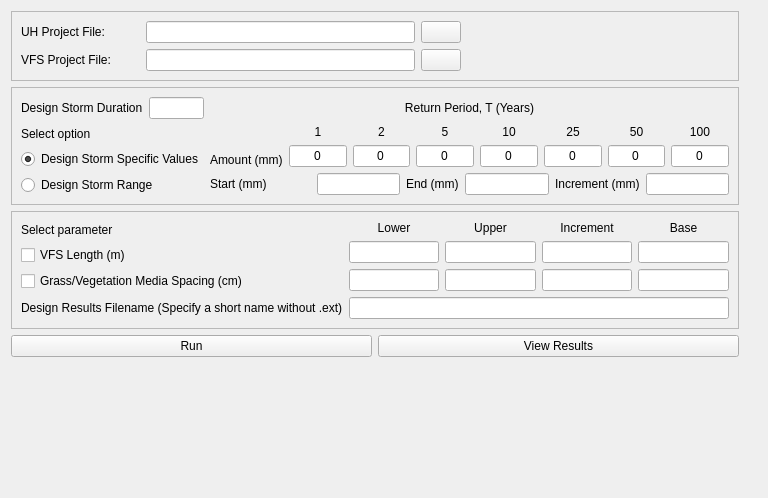
          <widget class="QWidget" name="scrollAreaWidgetContents_6">
           <property name="geometry">
            <rect>
             <x>0</x>
             <y>0</y>
             <width>768</width>
             <height>498</height>
            </rect>
           </property>
           <layout class="QGridLayout" name="gridLayout_29">
            <item row="4" column="0">
             <spacer name="verticalSpacer_7">
              <property name="orientation">
               <enum>Qt::Vertical</enum>
              </property>
              <property name="sizeHint" stdset="0">
               <size>
                <width>20</width>
                <height>40</height>
               </size>
              </property>
             </spacer>
            </item>
            <item row="0" column="0">
             <widget class="QFrame" name="frame_13">
              <property name="maximumSize">
               <size>
                <width>750</width>
                <height>16777215</height>
               </size>
              </property>
              <property name="frameShape">
               <enum>QFrame::StyledPanel</enum>
              </property>
              <property name="frameShadow">
               <enum>QFrame::Raised</enum>
              </property>
              <layout class="QGridLayout" name="gridLayout_18">
               <item row="0" column="0">
                <layout class="QHBoxLayout" name="horizontalLayout_40">
                 <item>
                  <widget class="QLabel" name="label_51">
                   <property name="minimumSize">
                    <size>
                     <width>119</width>
                     <height>0</height>
                    </size>
                   </property>
                   <property name="text">
                    <string>UH Project File:</string>
                   </property>
                  </widget>
                 </item>
                 <item>
                  <widget class="QLineEdit" name="design_uh_file">
                   <property name="maximumSize">
                    <size>
                     <width>315</width>
                     <height>16777215</height>
                    </size>
                   </property>
                   <property name="alignment">
                    <set>Qt::AlignCenter</set>
                   </property>
                  </widget>
                 </item>
                 <item>
                  <widget class="QPushButton" name="browse_design_uh">
                   <property name="maximumSize">
                    <size>
                     <width>16777215</width>
                     <height>16777215</height>
                    </size>
                   </property>
                   <property name="text">
                    <string/>
                   </property>
                   <property name="icon">
                    <iconset>
                     <normaloff>:/icons/images/search.svg</normaloff>:/icons/images/search.svg</iconset>
                   </property>
                  </widget>
                 </item>
                 <item>
                  <spacer name="horizontalSpacer_9">
                   <property name="orientation">
                    <enum>Qt::Horizontal</enum>
                   </property>
                   <property name="sizeHint" stdset="0">
                    <size>
                     <width>40</width>
                     <height>20</height>
                    </size>
                   </property>
                  </spacer>
                 </item>
                </layout>
               </item>
               <item row="1" column="0">
                <layout class="QHBoxLayout" name="horizontalLayout_41">
                 <item>
                  <widget class="QLabel" name="label_53">
                   <property name="minimumSize">
                    <size>
                     <width>119</width>
                     <height>0</height>
                    </size>
                   </property>
                   <property name="text">
                    <string>VFS Project File:</string>
                   </property>
                  </widget>
                 </item>
                 <item>
                  <widget class="QLineEdit" name="design_vfs_file">
                   <property name="maximumSize">
                    <size>
                     <width>315</width>
                     <height>16777215</height>
                    </size>
                   </property>
                   <property name="alignment">
                    <set>Qt::AlignCenter</set>
                   </property>
                  </widget>
                 </item>
                 <item>
                  <widget class="QPushButton" name="browse_design_vfs">
                   <property name="text">
                    <string/>
                   </property>
                   <property name="icon">
                    <iconset>
                     <normaloff>:/icons/images/search.svg</normaloff>:/icons/images/search.svg</iconset>
                   </property>
                  </widget>
                 </item>
                 <item>
                  <spacer name="horizontalSpacer_10">
                   <property name="orientation">
                    <enum>Qt::Horizontal</enum>
                   </property>
                   <property name="sizeHint" stdset="0">
                    <size>
                     <width>40</width>
                     <height>20</height>
                    </size>
                   </property>
                  </spacer>
                 </item>
                </layout>
               </item>
              </layout>
             </widget>
            </item>
            <item row="1" column="0">
             <widget class="QFrame" name="frame_14">
              <property name="maximumSize">
               <size>
                <width>750</width>
                <height>16777215</height>
               </size>
              </property>
              <property name="frameShape">
               <enum>QFrame::StyledPanel</enum>
              </property>
              <property name="frameShadow">
               <enum>QFrame::Raised</enum>
              </property>
              <layout class="QGridLayout" name="gridLayout_19">
               <item row="3" column="1">
                <layout class="QHBoxLayout" name="horizontalLayout_44">
                 <item>
                  <layout class="QHBoxLayout" name="horizontalLayout_45">
                   <item>
                    <widget class="QLabel" name="label_60">
                     <property name="minimumSize">
                      <size>
                       <width>101</width>
                       <height>0</height>
                      </size>
                     </property>
                     <property name="text">
                      <string>Start (mm)</string>
                     </property>
                    </widget>
                   </item>
                   <item>
                    <widget class="QLineEdit" name="start">
                     <property name="alignment">
                      <set>Qt::AlignCenter</set>
                     </property>
                    </widget>
                   </item>
                  </layout>
                 </item>
                 <item>
                  <layout class="QHBoxLayout" name="horizontalLayout_46">
                   <item>
                    <widget class="QLabel" name="label_61">
                     <property name="text">
                      <string>End (mm)</string>
                     </property>
                    </widget>
                   </item>
                   <item>
                    <widget class="QLineEdit" name="end">
                     <property name="alignment">
                      <set>Qt::AlignCenter</set>
                     </property>
                    </widget>
                   </item>
                  </layout>
                 </item>
                 <item>
                  <layout class="QHBoxLayout" name="horizontalLayout_47">
                   <item>
                    <widget class="QLabel" name="label_62">
                     <property name="text">
                      <string>Increment (mm)</string>
                     </property>
                    </widget>
                   </item>
                   <item>
                    <widget class="QLineEdit" name="increment">
                     <property name="alignment">
                      <set>Qt::AlignCenter</set>
                     </property>
                    </widget>
                   </item>
                  </layout>
                 </item>
                </layout>
               </item>
               <item row="1" column="0">
                <layout class="QHBoxLayout" name="horizontalLayout_38">
                 <item>
                  <widget class="QLabel" name="label_43">
                   <property name="text">
                    <string>Design Storm Duration</string>
                   </property>
                  </widget>
                 </item>
                 <item>
                  <widget class="QLineEdit" name="design_storm_duration">
                   <property name="minimumSize">
                    <size>
                     <width>50</width>
                     <height>0</height>
                    </size>
                   </property>
                   <property name="alignment">
                    <set>Qt::AlignCenter</set>
                   </property>
                  </widget>
                 </item>
                </layout>
               </item>
               <item row="2" column="1">
                <layout class="QHBoxLayout" name="horizontalLayout_39">
                 <item>
                  <widget class="QLabel" name="label_52">
                   <property name="text">
                    <string>Amount (mm)</string>
                   </property>
                   <property name="alignment">
                    <set>Qt::AlignBottom|Qt::AlignLeading|Qt::AlignLeft</set>
                   </property>
                  </widget>
                 </item>
                 <item>
                  <layout class="QVBoxLayout" name="verticalLayout">
                   <item>
                    <widget class="QLabel" name="label_44">
                     <property name="text">
                      <string>1</string>
                     </property>
                     <property name="alignment">
                      <set>Qt::AlignCenter</set>
                     </property>
                    </widget>
                   </item>
                   <item>
                    <widget class="QLineEdit" name="lineEdit_4">
                     <property name="text">
                      <string>0</string>
                     </property>
                     <property name="alignment">
                      <set>Qt::AlignCenter</set>
                     </property>
                    </widget>
                   </item>
                  </layout>
                 </item>
                 <item>
                  <layout class="QVBoxLayout" name="verticalLayout_2">
                   <item>
                    <widget class="QLabel" name="label_45">
                     <property name="text">
                      <string>2</string>
                     </property>
                     <property name="alignment">
                      <set>Qt::AlignCenter</set>
                     </property>
                    </widget>
                   </item>
                   <item>
                    <widget class="QLineEdit" name="lineEdit_5">
                     <property name="text">
                      <string>0</string>
                     </property>
                     <property name="alignment">
                      <set>Qt::AlignCenter</set>
                     </property>
                    </widget>
                   </item>
                  </layout>
                 </item>
                 <item>
                  <layout class="QVBoxLayout" name="verticalLayout_3">
                   <item>
                    <widget class="QLabel" name="label_46">
                     <property name="text">
                      <string>5</string>
                     </property>
                     <property name="alignment">
                      <set>Qt::AlignCenter</set>
                     </property>
                    </widget>
                   </item>
                   <item>
                    <widget class="QLineEdit" name="lineEdit_6">
                     <property name="text">
                      <string>0</string>
                     </property>
                     <property name="alignment">
                      <set>Qt::AlignCenter</set>
                     </property>
                    </widget>
                   </item>
                  </layout>
                 </item>
                 <item>
                  <layout class="QVBoxLayout" name="verticalLayout_4">
                   <item>
                    <widget class="QLabel" name="label_47">
                     <property name="text">
                      <string>10</string>
                     </property>
                     <property name="alignment">
                      <set>Qt::AlignCenter</set>
                     </property>
                    </widget>
                   </item>
                   <item>
                    <widget class="QLineEdit" name="lineEdit_7">
                     <property name="text">
                      <string>0</string>
                     </property>
                     <property name="alignment">
                      <set>Qt::AlignCenter</set>
                     </property>
                    </widget>
                   </item>
                  </layout>
                 </item>
                 <item>
                  <layout class="QVBoxLayout" name="verticalLayout_5">
                   <item>
                    <widget class="QLabel" name="label_48">
                     <property name="text">
                      <string>25</string>
                     </property>
                     <property name="alignment">
                      <set>Qt::AlignCenter</set>
                     </property>
                    </widget>
                   </item>
                   <item>
                    <widget class="QLineEdit" name="lineEdit_8">
                     <property name="text">
                      <string>0</string>
                     </property>
                     <property name="alignment">
                      <set>Qt::AlignCenter</set>
                     </property>
                    </widget>
                   </item>
                  </layout>
                 </item>
                 <item>
                  <layout class="QVBoxLayout" name="verticalLayout_6">
                   <item>
                    <widget class="QLabel" name="label_49">
                     <property name="text">
                      <string>50</string>
                     </property>
                     <property name="alignment">
                      <set>Qt::AlignCenter</set>
                     </property>
                    </widget>
                   </item>
                   <item>
                    <widget class="QLineEdit" name="lineEdit_9">
                     <property name="text">
                      <string>0</string>
                     </property>
                     <property name="alignment">
                      <set>Qt::AlignCenter</set>
                     </property>
                    </widget>
                   </item>
                  </layout>
                 </item>
                 <item>
                  <layout class="QVBoxLayout" name="verticalLayout_7">
                   <item>
                    <widget class="QLabel" name="label_50">
                     <property name="text">
                      <string>100</string>
                     </property>
                     <property name="alignment">
                      <set>Qt::AlignCenter</set>
                     </property>
                    </widget>
                   </item>
                   <item>
                    <widget class="QLineEdit" name="lineEdit_10">
                     <property name="text">
                      <string>0</string>
                     </property>
                     <property name="alignment">
                      <set>Qt::AlignCenter</set>
                     </property>
                    </widget>
                   </item>
                  </layout>
                 </item>
                </layout>
               </item>
               <item row="1" column="1">
                <widget class="QLabel" name="label_58">
                 <property name="text">
                  <string>Return Period, T (Years)</string>
                 </property>
                 <property name="alignment">
                  <set>Qt::AlignCenter</set>
                 </property>
                </widget>
               </item>
               <item row="2" column="0" rowspan="2">
                <layout class="QVBoxLayout" name="verticalLayout_13">
                 <item>
                  <widget class="QLabel" name="label_130">
                   <property name="text">
                    <string>Select option</string>
                   </property>
                  </widget>
                 </item>
                 <item>
                  <widget class="QRadioButton" name="specific">
                   <property name="text">
                    <string>Design Storm Specific Values</string>
                   </property>
                   <property name="checked">
                    <bool>true</bool>
                   </property>
                  </widget>
                 </item>
                 <item>
                  <widget class="QRadioButton" name="range">
                   <property name="text">
                    <string>Design Storm Range</string>
                   </property>
                  </widget>
                 </item>
                </layout>
               </item>
               <item row="2" column="2">
                <spacer name="horizontalSpacer_15">
                 <property name="orientation">
                  <enum>Qt::Horizontal</enum>
                 </property>
                 <property name="sizeHint" stdset="0">
                  <size>
                   <width>40</width>
                   <height>20</height>
                  </size>
                 </property>
                </spacer>
               </item>
              </layout>
             </widget>
            </item>
            <item row="3" column="0">
             <layout class="QHBoxLayout" name="horizontalLayout_48">
              <item>
               <widget class="QPushButton" name="design_run">
                <property name="text">
                 <string>Run</string>
                </property>
               </widget>
              </item>
              <item>
               <widget class="QPushButton" name="view_results_design">
                <property name="text">
                 <string>View Results</string>
                </property>
               </widget>
              </item>
             </layout>
            </item>
            <item row="2" column="0">
             <widget class="QFrame" name="frame_15">
              <property name="maximumSize">
               <size>
                <width>750</width>
                <height>16777215</height>
               </size>
              </property>
              <property name="frameShape">
               <enum>QFrame::StyledPanel</enum>
              </property>
              <property name="frameShadow">
               <enum>QFrame::Raised</enum>
              </property>
              <layout class="QGridLayout" name="gridLayout_20">
               <item row="0" column="1">
                <layout class="QHBoxLayout" name="horizontalLayout_42">
                 <item>
                  <layout class="QVBoxLayout" name="verticalLayout_8">
                   <item>
                    <widget class="QLabel" name="label_54">
                     <property name="text">
                      <string>Lower</string>
                     </property>
                     <property name="alignment">
                      <set>Qt::AlignCenter</set>
                     </property>
                    </widget>
                   </item>
                   <item>
                    <widget class="QLineEdit" name="lower_length">
                     <property name="alignment">
                      <set>Qt::AlignCenter</set>
                     </property>
                    </widget>
                   </item>
                   <item>
                    <widget class="QLineEdit" name="lower_spacing">
                     <property name="alignment">
                      <set>Qt::AlignCenter</set>
                     </property>
                    </widget>
                   </item>
                  </layout>
                 </item>
                 <item>
                  <layout class="QVBoxLayout" name="verticalLayout_9">
                   <item>
                    <widget class="QLabel" name="label_55">
                     <property name="text">
                      <string>Upper</string>
                     </property>
                     <property name="alignment">
                      <set>Qt::AlignCenter</set>
                     </property>
                    </widget>
                   </item>
                   <item>
                    <widget class="QLineEdit" name="upper_length">
                     <property name="alignment">
                      <set>Qt::AlignCenter</set>
                     </property>
                    </widget>
                   </item>
                   <item>
                    <widget class="QLineEdit" name="upper_spacing">
                     <property name="alignment">
                      <set>Qt::AlignCenter</set>
                     </property>
                    </widget>
                   </item>
                  </layout>
                 </item>
                 <item>
                  <layout class="QVBoxLayout" name="verticalLayout_10">
                   <item>
                    <widget class="QLabel" name="label_56">
                     <property name="text">
                      <string>Increment</string>
                     </property>
                     <property name="alignment">
                      <set>Qt::AlignCenter</set>
                     </property>
                    </widget>
                   </item>
                   <item>
                    <widget class="QLineEdit" name="increment_length">
                     <property name="alignment">
                      <set>Qt::AlignCenter</set>
                     </property>
                    </widget>
                   </item>
                   <item>
                    <widget class="QLineEdit" name="increment_spacing">
                     <property name="alignment">
                      <set>Qt::AlignCenter</set>
                     </property>
                    </widget>
                   </item>
                  </layout>
                 </item>
                 <item>
                  <layout class="QVBoxLayout" name="verticalLayout_11">
                   <item>
                    <widget class="QLabel" name="label_57">
                     <property name="text">
                      <string>Base</string>
                     </property>
                     <property name="alignment">
                      <set>Qt::AlignCenter</set>
                     </property>
                    </widget>
                   </item>
                   <item>
                    <widget class="QLineEdit" name="base_length">
                     <property name="alignment">
                      <set>Qt::AlignCenter</set>
                     </property>
                    </widget>
                   </item>
                   <item>
                    <widget class="QLineEdit" name="base_spacing">
                     <property name="alignment">
                      <set>Qt::AlignCenter</set>
                     </property>
                    </widget>
                   </item>
                  </layout>
                 </item>
                </layout>
               </item>
               <item row="0" column="0">
                <layout class="QVBoxLayout" name="verticalLayout_12">
                 <item>
                  <widget class="QLabel" name="label_131">
                   <property name="text">
                    <string>Select parameter</string>
                   </property>
                  </widget>
                 </item>
                 <item>
                  <widget class="QCheckBox" name="design_length">
                   <property name="text">
                    <string>VFS Length (m)</string>
                   </property>
                  </widget>
                 </item>
                 <item>
                  <widget class="QCheckBox" name="design_spacing">
                   <property name="text">
                    <string>Grass/Vegetation Media Spacing (cm)</string>
                   </property>
                  </widget>
                 </item>
                </layout>
               </item>
               <item row="1" column="0">
                <layout class="QHBoxLayout" name="horizontalLayout_43">
                 <item>
                  <widget class="QLabel" name="label_59">
                   <property name="text">
                    <string>Design Results Filename (Specify a short name without .ext)</string>
                   </property>
                  </widget>
                 </item>
                </layout>
               </item>
               <item row="1" column="1">
                <widget class="QLineEdit" name="name_design_csv">
                 <property name="text">
                  <string/>
                 </property>
                 <property name="alignment">
                  <set>Qt::AlignCenter</set>
                 </property>
                </widget>
               </item>
              </layout>
             </widget>
            </item>
            <item row="1" column="1">
             <spacer name="horizontalSpacer_17">
              <property name="orientation">
               <enum>Qt::Horizontal</enum>
              </property>
              <property name="sizeHint" stdset="0">
               <size>
                <width>40</width>
                <height>20</height>
               </size>
              </property>
             </spacer>
            </item>
           </layout>
          </widget>
